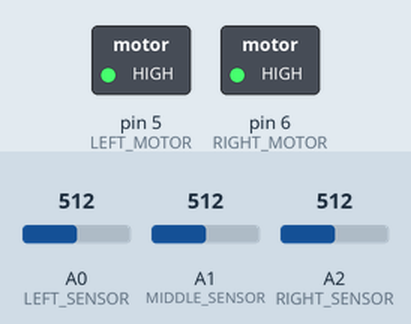
The sketch below on a simulated Arduino Uno, built with avr-gcc and run on an emulated ATmega328P. Parts: switched loads named in the sketch (green lamp = pin HIGH). The test bench sets the inputs (shaded band); at power-on: A0 (LEFT_SENSOR) = 512, A1 (MIDDLE_SENSOR) = 512, A2 (RIGHT_SENSOR) = 512.

Above: at 1.2 s.
1.3 s: A0 (LEFT_SENSOR) set to 490
At 2.5 s:
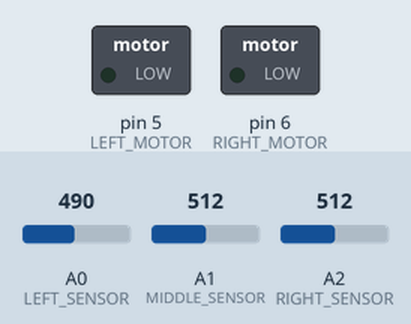
2.8 s: A1 (MIDDLE_SENSOR) set to 489
At 3.7 s:
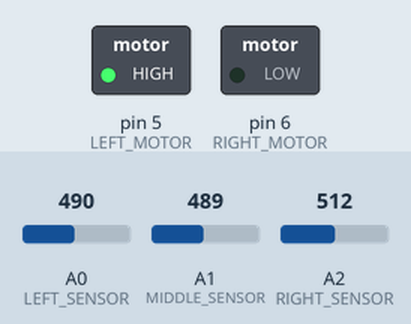
4.3 s: A1 (MIDDLE_SENSOR) set to 510
At 4.9 s:
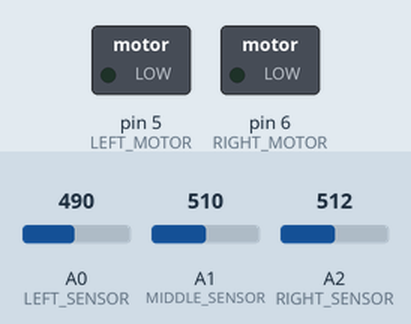
5.8 s: A1 (MIDDLE_SENSOR) set to 490
At 7.2 s:
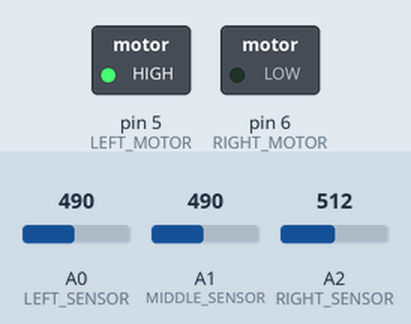
Timing chart, 0 to 8.3 s (numbered marks = the images above; inputs shaded):
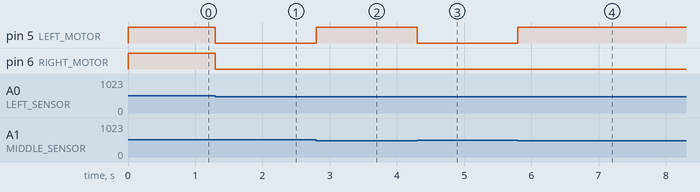

The sketch:

Code.ino
```cpp
// Define pins for IR sensors
#define LEFT_SENSOR A0
#define MIDDLE_SENSOR A1
#define RIGHT_SENSOR A2

// Define pins for motors
#define LEFT_MOTOR 5
#define RIGHT_MOTOR 6

// Define threshold value for sensors
#define THRESHOLD 500

void setup() {
  // Set pin modes for sensors and motors
  pinMode(LEFT_SENSOR, INPUT);
  pinMode(MIDDLE_SENSOR, INPUT);
  pinMode(RIGHT_SENSOR, INPUT);
  pinMode(LEFT_MOTOR, OUTPUT);
  pinMode(RIGHT_MOTOR, OUTPUT);
}

void loop() {
  // Read sensor values
  int leftSensorValue = analogRead(LEFT_SENSOR);
  int middleSensorValue = analogRead(MIDDLE_SENSOR);
  int rightSensorValue = analogRead(RIGHT_SENSOR);

  // Determine if the robot should turn left, go straight, or turn right
  if (leftSensorValue > THRESHOLD && middleSensorValue > THRESHOLD && rightSensorValue > THRESHOLD) {
    // All sensors are on the line, so go straight
    digitalWrite(LEFT_MOTOR, HIGH);
    digitalWrite(RIGHT_MOTOR, HIGH);
  } else if (leftSensorValue > THRESHOLD && middleSensorValue < THRESHOLD && rightSensorValue < THRESHOLD) {
    // Only left sensor is on the line, so turn left
    digitalWrite(LEFT_MOTOR, LOW);
    digitalWrite(RIGHT_MOTOR, HIGH);
  } else if (leftSensorValue < THRESHOLD && middleSensorValue < THRESHOLD && rightSensorValue > THRESHOLD) {
    // Only right sensor is on the line, so turn right
    digitalWrite(LEFT_MOTOR, HIGH);
    digitalWrite(RIGHT_MOTOR, LOW);
  } else if (leftSensorValue < THRESHOLD && middleSensorValue > THRESHOLD && rightSensorValue < THRESHOLD) {
    // Only middle sensor is on the line, so go straight
    digitalWrite(LEFT_MOTOR, HIGH);
    digitalWrite(RIGHT_MOTOR, HIGH);
  } else {
    // No sensors are on the line, so stop
    digitalWrite(LEFT_MOTOR, LOW);
    digitalWrite(RIGHT_MOTOR, LOW);
  }
}
```

Measured:
- the behaviour switches between 501 and 500 on A0 (LEFT_SENSOR) (found by bisection; images 0 and 1)
- the behaviour switches between 500 and 499 on A1 (MIDDLE_SENSOR) (found by bisection; images 1 and 2)
- after the input at 1.3 s, pin 5 (LEFT_MOTOR), pin 6 (RIGHT_MOTOR): HIGH → LOW at once
- after the input at 2.8 s, pin 5 (LEFT_MOTOR): LOW → HIGH at once
- after the input at 4.3 s, pin 5 (LEFT_MOTOR): HIGH → LOW at once
- after the input at 5.8 s, pin 5 (LEFT_MOTOR): LOW → HIGH at once
